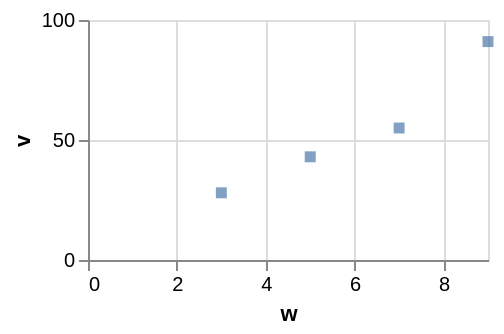

Express this chart as Vega-Lite.
### Vega-Lite specification from a JSON file in a GitHub repository (floating-point values rounded to 4 significant figures)
{"$schema": "https://vega.github.io/schema/vega-lite/v6.json", "width": 200, "height": 120, "data": {"values": [{"c": "alpha", "v": 28, "w": 3, "t": "2024-01-07"}, {"c": "beta", "v": 55, "w": 7, "t": "2024-03-19"}, {"c": "gamma", "v": 43, "w": 5, "t": "2024-06-02"}, {"c": "delta", "v": 91, "w": 9, "t": "2024-09-11"}]}, "mark": {"type": "square", "cursor": "col-resize"}, "encoding": {"x": {"field": "w", "type": "quantitative"}, "y": {"field": "v", "type": "quantitative"}}}
